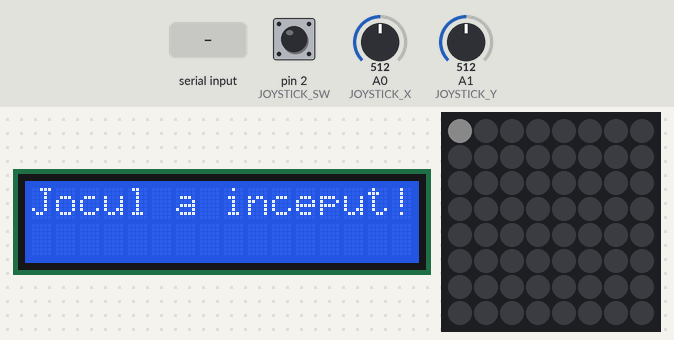
The sketch below on a simulated Arduino Uno, built with avr-gcc and run on an emulated ATmega328P. On the bench: 16×2 character LCD, 8×8 RGB LED matrix (first LED top left, wired row by row). The test bench sets the inputs (shaded band); at power-on: A0 (JOYSTICK_X) = 512, A1 (JOYSTICK_Y) = 512, pin 2 (JOYSTICK_SW) HIGH. Dim RGB values are drawn brighter than linear; random numbers use the default seed unless the sketch sets one; what the sketch prints to the serial monitor is not drawn.

Above: at 1.2 s.
1.3 s: "SET DIFFICULTY=\n" received over Serial
At 2.5 s:
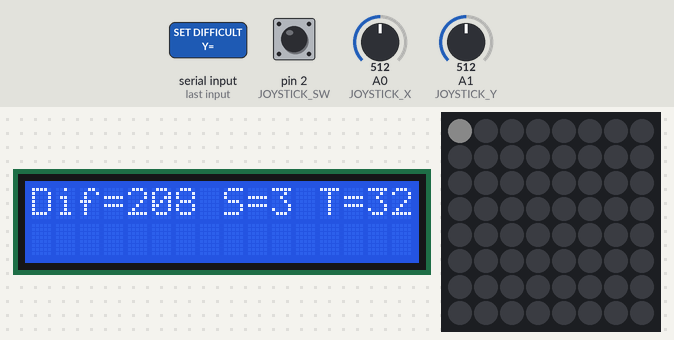
2.8 s: "90 45\n" received over Serial
At 3.5 s:
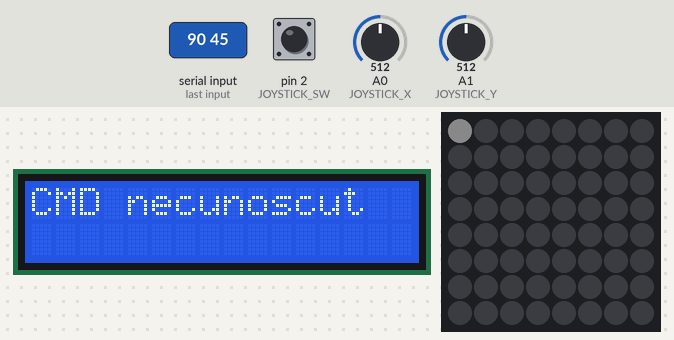
4.3 s: A0 (JOYSTICK_X) set to 610
At 4.8 s:
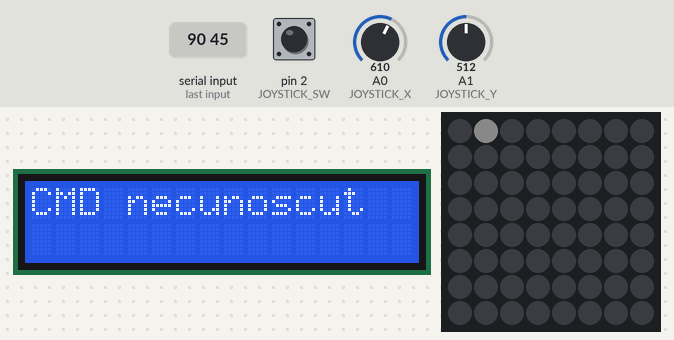
5.8 s: A1 (JOYSTICK_Y) set to 610
At 6.2 s:
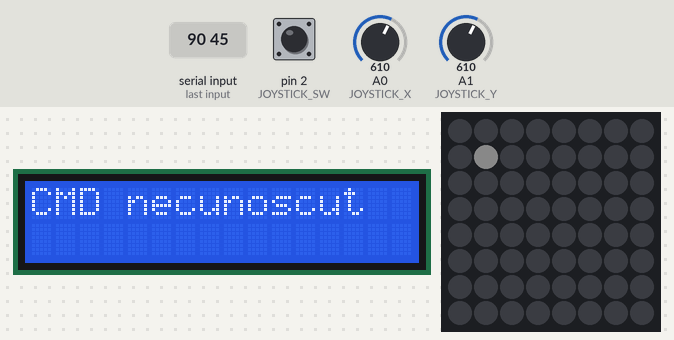
Timing chart, 0 to 8.8 s (numbered marks = the images above; inputs shaded):
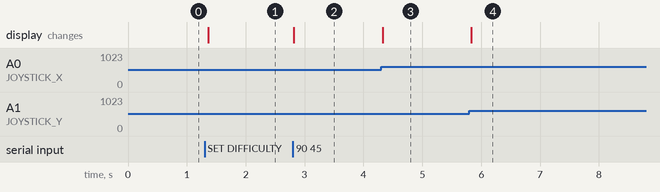

The sketch:

arduino.ino
```cpp
#include <Adafruit_GFX.h>
#include <FastLED.h>
#include <FastLED_NeoMatrix.h>
#include <LiquidCrystal.h>
#include <avr/pgmspace.h>

#define LED_PIN 4
#define MATRIX_WIDTH  8
#define MATRIX_HEIGHT 8
#define NUM_LEDS      (MATRIX_WIDTH * MATRIX_HEIGHT)

#define JOYSTICK_X A0
#define JOYSTICK_Y A1
#define JOYSTICK_SW 2

#define LCD_LINES 2
#define LCD_COLUMNS 16

static const uint16_t LOW_THRESHOLD  = 400;
static const uint16_t HIGH_THRESHOLD = 600;

static const CRGB COLOR_CURSOR       = CRGB(255,255,255);
static const CRGB COLOR_NONE         = CRGB(0,0,0);
static const CRGB COLOR_TARGET_HIT   = CRGB(0,255,0);
static const CRGB COLOR_TARGET_MISS  = CRGB(255,0,0);
static const CRGB COLOR_TARGET_KILL  = CRGB(0,0,255);

static const CRGB COLOR_REVEAL       = CRGB(128,0,128);

struct ShipSegment {
  int8_t x;
  int8_t y;
};

struct Ship {
  ShipSegment* segments;
  uint8_t length;
  bool isSunk;
};

struct Shape {
  uint8_t length;
  const int8_t coords[5][2];
};

static const Shape shapeL = {
  4,
  { {0,0}, {1,0}, {2,0}, {2,1} }
};
static const Shape shapeT = {
  4,
  { {1,0}, {0,1}, {1,1}, {2,1} }
};
static const Shape shapePlus = {
  5,
  { {1,0}, {1,1}, {0,1}, {2,1}, {1,2} }
};
static const Shape shapeLine = {
  3,
  { {0,0}, {0,1}, {0,2} }
};

static const Shape allShapes[] = {
  shapeL, shapeT, shapePlus, shapeLine
};

#define MAX_SHIPS_ALLOWED    4
#define MAX_SEGMENTS_ALLOWED 5

static int8_t  cursorX = 0;
static int8_t  cursorY = 0;
static int8_t  oldDirectionX = 0;
static int8_t  oldDirectionY = 0;

static uint8_t maxShips = 3;
static uint8_t maxTries = 32;
static uint8_t currentTries = 0;

static bool gameActive = false;

static Ship ships[MAX_SHIPS_ALLOWED];
static ShipSegment shipsSegments[MAX_SHIPS_ALLOWED * MAX_SEGMENTS_ALLOWED];

static uint8_t enemyBoard[MATRIX_HEIGHT][MATRIX_WIDTH];
static CRGB persistentColor[MATRIX_HEIGHT][MATRIX_WIDTH];

static CRGB matrixLeds[NUM_LEDS];
static FastLED_NeoMatrix* matrix = new FastLED_NeoMatrix(
  matrixLeds,
  MATRIX_WIDTH,
  MATRIX_HEIGHT,
  1, 1,
  NEO_MATRIX_TOP + NEO_MATRIX_LEFT + NEO_MATRIX_ROWS
);

static LiquidCrystal lcd(7,8,9,10,11,12);

void printMessage(const __FlashStringHelper* text);

void printMessage(const char* text) {
  lcd.clear();
  uint8_t textLength = 0;

  for (uint8_t i = 0; text[i] != '\0'; i++) {
    textLength++;
  }

  if (textLength <= 16) {
    lcd.setCursor(0, 0);
    lcd.print(text);
  } else {
    char line0[17];
    for (uint8_t i = 0; i < 16; i++) {
      line0[i] = text[i];
    }
    line0[16] = '\0';
    lcd.setCursor(0, 0);
    lcd.print(line0);

    uint8_t remainingChars = textLength - 16;
    if (remainingChars > 16) {
      remainingChars = 16;
    }
    char line1[17];
    for (uint8_t i = 0; i < remainingChars; i++) {
      line1[i] = text[16 + i];
    }
    line1[remainingChars] = '\0';
    lcd.setCursor(0, 1);
    lcd.print(line1);
  }
}

void printMessage(const __FlashStringHelper* text) {
  char buffer[64];
  strcpy_P(buffer, (PGM_P)text);
  printMessage(buffer);
}

static void sendColorUpdate(int8_t x, int8_t y, const char* cmd)
{
  Serial.print(cmd);
  Serial.print(" ");
  Serial.print(x);
  Serial.print(" ");
  Serial.println(y);
}

static void sendSerialMsg(const __FlashStringHelper* msg) {
  Serial.println(msg);
}
static void sendSerialMsg(const char* msg) {
  Serial.println(msg);
}

static void rotatePoint90(int8_t &dx, int8_t &dy) {
  int8_t temp = dx;
  dx = -dy;
  dy = temp;
}

static void pickRandomShape(uint8_t &outLength, int8_t outCoords[][2]) {
  uint8_t shapeIndex = random(0, 4);
  const Shape &chosen = allShapes[shapeIndex];

  uint8_t rotations = random(0, 4);
  outLength = chosen.length;

  for(uint8_t i = 0; i < outLength; i++) {
    outCoords[i][0] = chosen.coords[i][0];
    outCoords[i][1] = chosen.coords[i][1];
  }

  for(uint8_t r = 0; r < rotations; r++){
    for(uint8_t i = 0; i < outLength; i++){
      rotatePoint90(outCoords[i][0], outCoords[i][1]);
    }
  }
}

static bool placeShapeOnBoard(Ship &ship, uint8_t length, int8_t coords[][2], int8_t startX, int8_t startY) {
  for(uint8_t i = 0; i < length; i++){
    int8_t xx = startX + coords[i][0];
    int8_t yy = startY + coords[i][1];
    if(xx < 0 || xx >= MATRIX_WIDTH || yy < 0 || yy >= MATRIX_HEIGHT) {
      return false;
    }
    if(enemyBoard[yy][xx] == 1) {
      return false;
    }
  }

  for(uint8_t i = 0; i < length; i++){
    int8_t xx = startX + coords[i][0];
    int8_t yy = startY + coords[i][1];
    enemyBoard[yy][xx] = 1;
    ship.segments[i].x = xx;
    ship.segments[i].y = yy;
  }
  ship.length = length;
  ship.isSunk = false;
  return true;
}

static void placeOneShip(uint8_t shipIndex) {
  Ship &ship = ships[shipIndex];

  uint8_t shapeLen;
  int8_t shapeCoords[5][2];
  pickRandomShape(shapeLen, shapeCoords);

  ship.segments = &shipsSegments[shipIndex * MAX_SEGMENTS_ALLOWED];

  bool placed = false;
  while(!placed) {
    int8_t startX = random(0, MATRIX_WIDTH);
    int8_t startY = random(0, MATRIX_HEIGHT);
    placed = placeShapeOnBoard(ship, shapeLen, shapeCoords, startX, startY);
  }
}

static void clearShips() {
  for(uint8_t i = 0; i < MAX_SHIPS_ALLOWED; i++) {
    ships[i].segments = NULL;
    ships[i].isSunk   = false;
    ships[i].length   = 0;
  }
}

static void resetGame() {
  clearShips();

  for(uint8_t y = 0; y < MATRIX_HEIGHT; y++) {
    for(uint8_t x = 0; x < MATRIX_WIDTH; x++) {
      enemyBoard[y][x] = 0;
      persistentColor[y][x] = COLOR_NONE;
    }
  }

  randomSeed(analogRead(A5));

  for(uint8_t i = 0; i < maxShips; i++){
    placeOneShip(i);
  }

  cursorX = 0;
  cursorY = 0;
  oldDirectionX = 0;
  oldDirectionY = 0;
  currentTries  = 0;

  gameActive = true;

  printMessage(F("Jocul a inceput!"));
  sendSerialMsg(F("RESET"));
  Serial.print(F("TOTAL_SHIPS="));
  Serial.println(maxShips);
  Serial.print(F("TOTAL_ATTACKS="));
  Serial.println(maxTries);
}

static int8_t findShipByCoords(int8_t x, int8_t y) {
  for (uint8_t i = 0; i < maxShips; i++) {
    if (!ships[i].isSunk) {
      for(uint8_t s = 0; s < ships[i].length; s++) {
        if (ships[i].segments[s].x == x && ships[i].segments[s].y == y) {
          return i;
        }
      }
    }
  }
  return -1;
}

static bool checkIfShipSunk(uint8_t shipIndex) {
  for (uint8_t s = 0; s < ships[shipIndex].length; s++) {
    int8_t sx = ships[shipIndex].segments[s].x;
    int8_t sy = ships[shipIndex].segments[s].y;
    CRGB col = persistentColor[sy][sx];
    if (col != COLOR_TARGET_HIT && col != COLOR_TARGET_KILL) {
      return false;
    }
  }
  return true;
}

static void killShip(uint8_t shipIndex) {
  for (uint8_t s = 0; s < ships[shipIndex].length; s++) {
    int8_t sx = ships[shipIndex].segments[s].x;
    int8_t sy = ships[shipIndex].segments[s].y;
    persistentColor[sy][sx] = COLOR_TARGET_KILL;

    sendColorUpdate(sx, sy, "KILL");
  }
  ships[shipIndex].isSunk = true;

  sendSerialMsg(F("SHIP_DESTROYED"));
}

static void checkAllShipsSunk() {
  for(uint8_t i = 0; i < maxShips; i++){
    if (!ships[i].isSunk) {
      return;
    }
  }
  sendSerialMsg(F("WIN"));
  printMessage(F("Ai castigat!"));
  gameActive = false;
}

static void revealShips() {
  for (uint8_t i = 0; i < maxShips; i++) {
    if (!ships[i].isSunk) {
      for (uint8_t s = 0; s < ships[i].length; s++) {
        int8_t sx = ships[i].segments[s].x;
        int8_t sy = ships[i].segments[s].y;
        if (persistentColor[sy][sx] == COLOR_NONE) {
          persistentColor[sy][sx] = COLOR_REVEAL;
          sendColorUpdate(sx, sy, "REVEAL");
        }
      }
    }
  }
}

static void attackCell(int8_t x, int8_t y) {
  if (enemyBoard[y][x] == 1) {
    persistentColor[y][x] = COLOR_TARGET_HIT;
    sendColorUpdate(x, y, "HIT");

    int8_t shipIdx = findShipByCoords(x, y);
    if (shipIdx >= 0) {
      if (checkIfShipSunk((uint8_t)shipIdx)) {
        killShip((uint8_t)shipIdx);
      }
    }
  } else {
    persistentColor[y][x] = COLOR_TARGET_MISS;
    sendColorUpdate(x, y, "MISS");
  }
  checkAllShipsSunk();
}

static void setDifficulty(uint8_t difficulty) {
  switch(difficulty) {
    case 0:
      maxShips = 2;
      maxTries = 48;
      break;
    case 2:
      maxShips = 4;
      maxTries = 28;
      break;
    default:
      maxShips = 3;
      maxTries = 32;
      break;
  }

  char buf[32];
  snprintf(buf, sizeof(buf), "Dif=%u S=%u T=%u", difficulty, maxShips, maxTries);
  printMessage(buf);
}

static void parseSerialCommand(char* cmd) {
  if (strncmp(cmd, "START", 5) == 0) {
    resetGame();
  }
  else if (strncmp(cmd, "SET DIFFICULTY=", 15) == 0) {
    uint8_t diff = (uint8_t)(cmd[15] - '0');
    setDifficulty(diff);
  }
  else {
    printMessage(F("CMD necunoscut"));
  }
}

void setup() {
  lcd.begin(LCD_COLUMNS, LCD_LINES);

  FastLED.addLeds<NEOPIXEL, LED_PIN>(matrixLeds, NUM_LEDS);
  matrix->begin();
  matrix->setBrightness(10);
  matrix->fillScreen(0);

  pinMode(JOYSTICK_X, INPUT);
  pinMode(JOYSTICK_Y, INPUT);
  pinMode(JOYSTICK_SW, INPUT_PULLUP);

  Serial.begin(9600);

  resetGame();
  printMessage(F("Jocul a inceput!"));
}

void loop() {
  if (Serial.available() > 0) {
    char buffer[32];
    int len = Serial.readBytesUntil('\n', buffer, sizeof(buffer) - 1);
    if (len < 0) len = 0;
    buffer[len] = '\0';

    int pos = len - 1;
    while (pos >= 0 && (buffer[pos] == '\r' || buffer[pos] == '\n' || buffer[pos] == ' ')) {
      buffer[pos] = '\0';
      pos--;
    }
    for (int i = 0; i <= pos; i++) {
      buffer[i] = toupper(buffer[i]);
    }

    if (pos >= 0) {
      parseSerialCommand(buffer);
    }
  }

  if (!gameActive) {
    return;
  }

  uint16_t xVal = analogRead(JOYSTICK_X);
  uint16_t yVal = analogRead(JOYSTICK_Y);

  int8_t currentDirectionX = 0;
  int8_t currentDirectionY = 0;

  if (xVal < LOW_THRESHOLD)       currentDirectionX = -1;
  else if (xVal > HIGH_THRESHOLD) currentDirectionX =  1;

  if (yVal < LOW_THRESHOLD)       currentDirectionY = -1;
  else if (yVal > HIGH_THRESHOLD) currentDirectionY =  1;

  if (currentDirectionX != 0 && oldDirectionX == 0) {
    if (currentDirectionX == -1 && cursorX > 0) {
      cursorX--;
    } else if (currentDirectionX ==  1 && cursorX < (MATRIX_WIDTH - 1)) {
      cursorX++;
    }
  }
  if (currentDirectionY != 0 && oldDirectionY == 0) {
    if (currentDirectionY == -1 && cursorY > 0) {
      cursorY--;
    } else if (currentDirectionY == 1 && cursorY < (MATRIX_HEIGHT - 1)) {
      cursorY++;
    }
  }
  oldDirectionX = currentDirectionX;
  oldDirectionY = currentDirectionY;

  if (digitalRead(JOYSTICK_SW) == LOW) {
    currentTries++;
    Serial.println(F("ATTACK"));

    if (currentTries > maxTries) {
      revealShips();
      sendSerialMsg(F("LOSE"));
      printMessage(F("Ai pierdut!"));
      gameActive = false;
    } else {
      attackCell(cursorX, cursorY);
    }
    delay(150);
  }

  matrix->fillScreen(0);
  for(uint8_t yy = 0; yy < MATRIX_HEIGHT; yy++) {
    for(uint8_t xx = 0; xx < MATRIX_WIDTH; xx++) {
      if (persistentColor[yy][xx] != COLOR_NONE) {
        matrix->drawPixel(xx, yy, persistentColor[yy][xx]);
      }
    }
  }

  if (gameActive) {
    matrix->drawPixel(cursorX, cursorY, COLOR_CURSOR);
  }
  matrix->show();

  delay(50);
}
```

Measured:
- after the input at 1.3 s, the display: changes after 0.06 s (image 1)
- after the input at 2.8 s, the display: changes at once (image 2)
